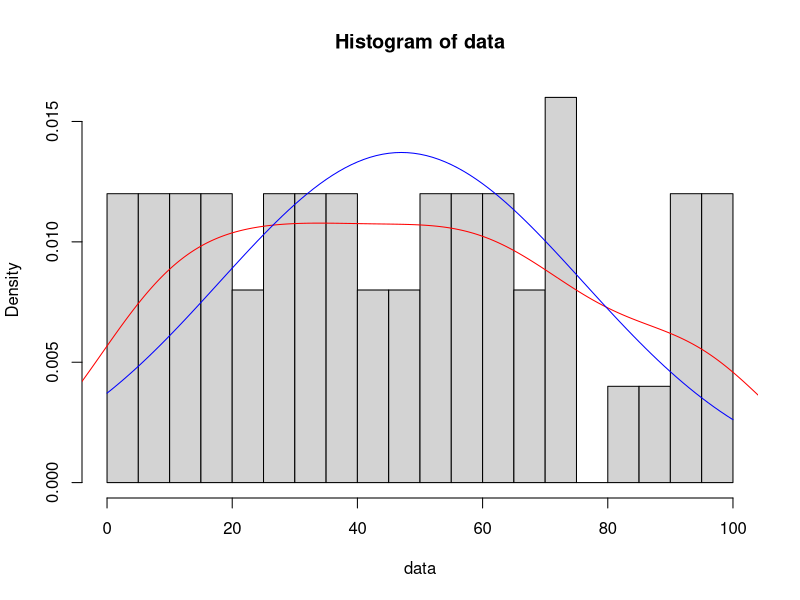
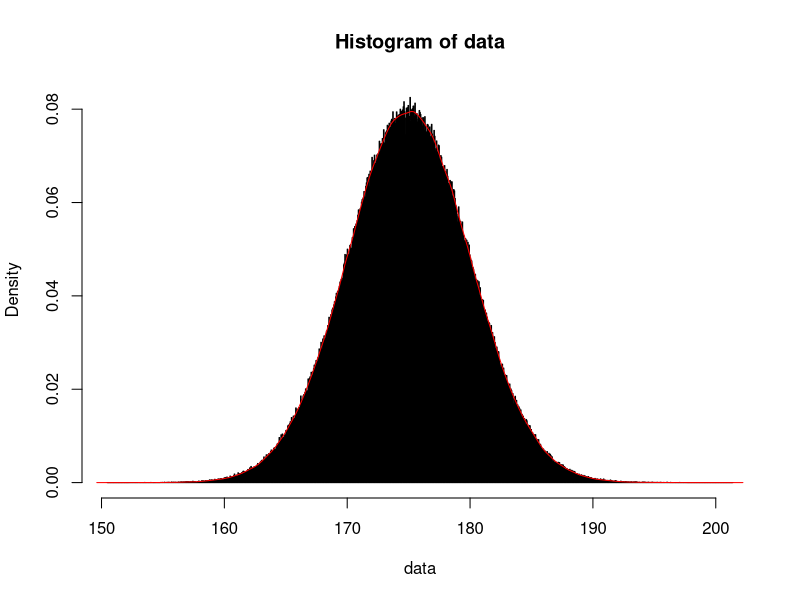

Generate these figures, in order, with R:
# 150 ~ 160 : 6
# 160 ~ 170 : 4
data<-sample(1:100,50)
sort(data)
hist(data,freq = F,breaks = 30)
lines(density(data),col="red")
x<-seq(0,100,0.1)
curve(dnorm(x,mean(data),sd(data)),col="blue",add=T)



data<-rnorm(n=1000000,mean = 175,sd=5)
hist(data,freq = F,breaks = 1000)
lines(density(data),col="red")

